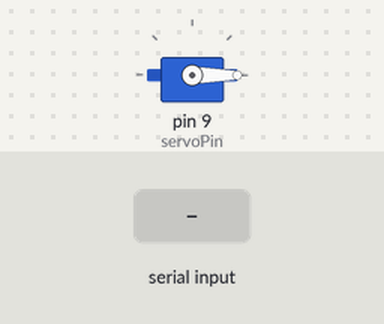
A sketch run on a simulated Arduino Uno, built with avr-gcc and run on an emulated ATmega328P. Parts: servo. The inputs (shaded band) are chosen by the test bench.

Above: at 1.2 s.
1.3 s: "O" received over Serial
At 2.2 s:
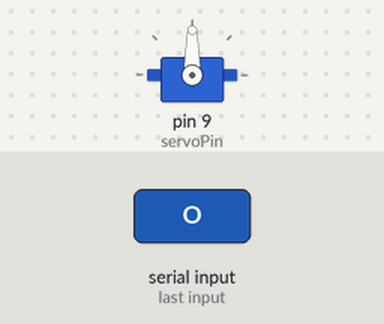
2.8 s: "C" received over Serial
At 3.4 s:
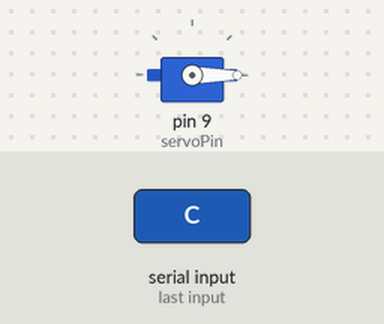
Timing chart, 0 to 5.8 s (numbered marks = the images above; inputs shaded):
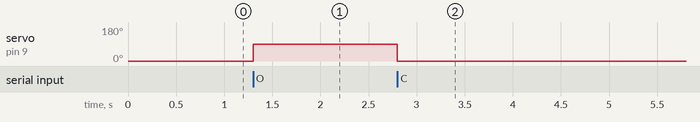

Measured:
- after the input at 1.3 s, servo on pin 9 (servoPin): 0° → 90° at once
- after the input at 2.8 s, servo on pin 9 (servoPin): 90° → 0° at once

The sketch:

step01_arduino.ino
```cpp
#include <Servo.h>

Servo myServo;
int servoPin = 9;  // 아두이노 D9 핀에 서보 신호선 연결

void setup() {
  Serial.begin(9600);      // 파이썬과 통신할 속도 (9600)
  myServo.attach(servoPin);
  myServo.write(0);        // 초기 위치: 0° (닫힘)
}

void loop() {
  if (Serial.available()) {
    char cmd = Serial.read();
    if (cmd == 'O') {
      myServo.write(90);   // 90° (열림)
    } else if (cmd == 'C') {
      myServo.write(0);    // 0° (닫힘)
    }
  }
}
```
